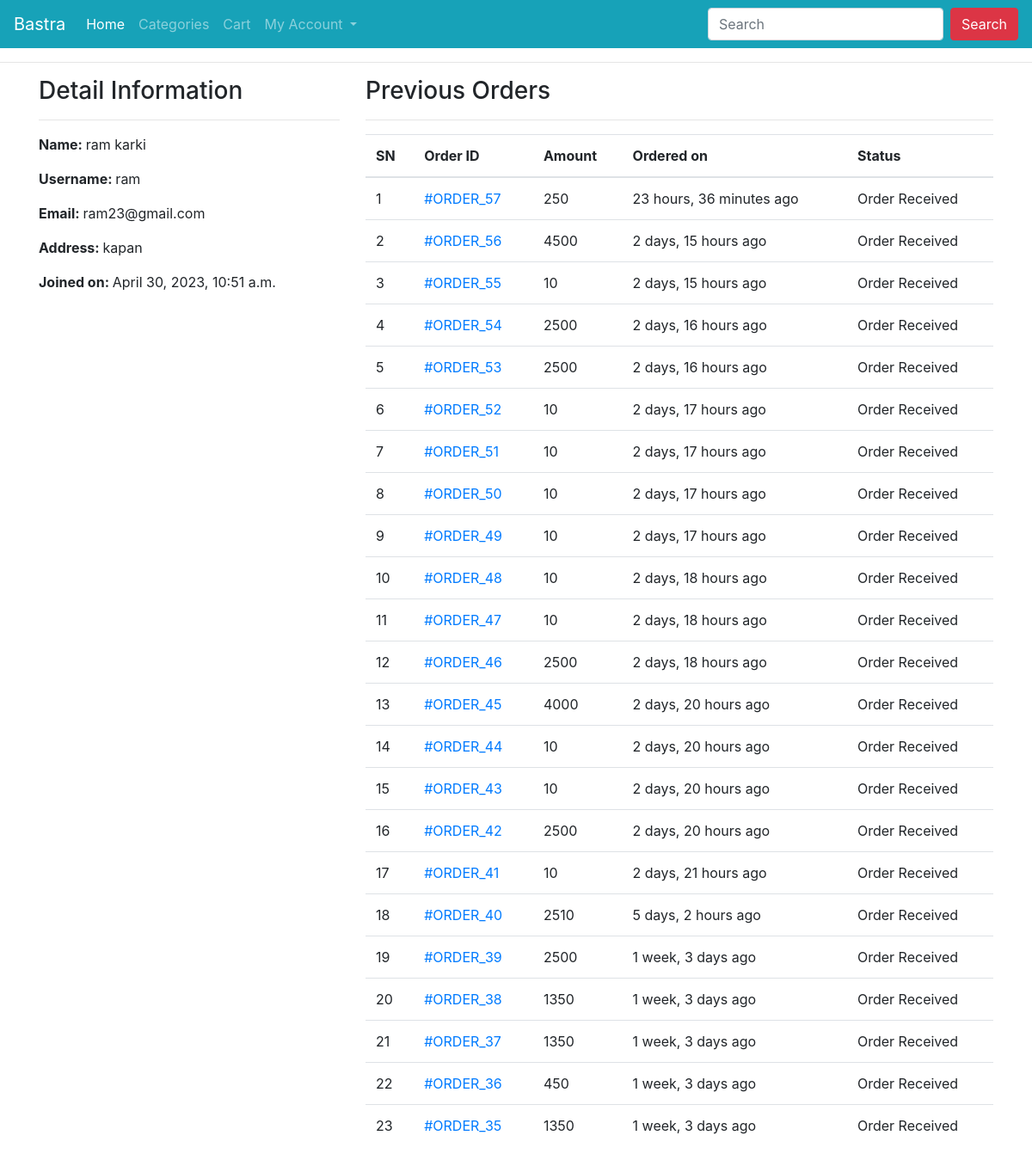
The app's page /profile/ (signed in) with its own data.
### ecomapp/models.py (models this page shows, shortened)
class Customer(models.Model):
    user = models.OneToOneField(User, on_delete=models.CASCADE)
    full_name = models.CharField(max_length=200)
    address = models.CharField(max_length=200, null=True, blank=True)
    joined_on = models.DateTimeField(auto_now_add=True)

class Order(models.Model):
    cart = models.OneToOneField(Cart, on_delete=models.CASCADE)
    ordered_by = models.CharField(max_length=200)
    shipping_address = models.CharField(max_length=200)
    mobile = models.CharField(max_length=10)
    email = models.EmailField(null=True, blank=True)
    subtotal = models.PositiveIntegerField()
    discount = models.PositiveIntegerField()
    total = models.PositiveIntegerField()
    order_status = models.CharField(max_length=50, choices=ORDER_STATUS)
    created_at = models.DateTimeField(auto_now_add=True)
    payment_method = models.CharField(
        max_length=20, choices=METHOD, default="Cash On Delivery")
    payment_completed = models.BooleanField(
        default=False, null=True, blank=True)

### ecomapp/views.py (the view)
# urls.py: path("profile/", CustomerProfileView.as_view(), name="customerprofile"),
class CustomerProfileView(TemplateView):
    template_name = "customerprofile.html"
    def dispatch(self, request, *args, **kwargs):
        if request.user.is_authenticated and Customer.objects.filter(user=request.user).exists():
            pass
        else:
            return redirect("/login/?next=/profile/")
        return super().dispatch(request, *args, **kwargs)
    def get_context_data(self, **kwargs):
        context = super().get_context_data(**kwargs)
        customer = self.request.user.customer
        context['customer'] = customer
        orders = Order.objects.filter(cart__customer=customer).order_by("-id")
        context["orders"] = orders
        return context

### templates/customerprofile.html (shortened to what this page needs)
{% extends 'base.html' %}
{% block content %}
<div class="container">
    <div class="row">
        <div class="col-md-4">
            <h3>Detail Information</h3><hr>
            <p><span class="font-weight-bold">Name: </span> {{customer.full_name}}</p>
            <p><span class="font-weight-bold">Username: </span> {{customer.user.username}}</p>
            <p><span class="font-weight-bold">Email: </span> {{customer.user.email}}</p>
            <p><span class="font-weight-bold">Address: </span> {{customer.address}}</p>
            <p><span class="font-weight-bold">Joined on: </span> {{customer.joined_on}}</p>
        </div>
        <div class="col-md-8">
            <h3>Previous Orders</h3>
            <hr>
            <table class="table">
                <thead>
                    <tr>
                        <th>SN</th>
                        <th>Order ID</th>
                        <th>Amount</th>
                        <th>Ordered on</th>
                        <th>Status</th>
                    </tr>
                </thead>
                <tbody>
                    {% for ord in orders %}
                    <tr>
                        <td>{{forloop.counter}}</td>
                        <td><a href="{% url 'ecomapp:customerorderdetail' ord.pk %}"> #ORDER_{{ord.id}}</a></td>
                        <td>{{ord.total}}</td>
                        <td>{{ord.created_at|timesince}} ago</td>
                        <td>{{ord.order_status}}</td>
                    </tr>
                    {% endfor %}
                </tbody>
            </table>
        </div>
    </div>
</div>
{% endblock %}

### records on screen
Customer: full_name "ram karki", user.username "ram", user.email "ram23@gmail.com", address "kapan", joined_on "April 30, 2023, 10:51 a.m."
Order: id "57", total "250", created_at "23 hours, 36 minutes", order_status "Order Received"
Order: id "56", total "4500", created_at "2 days, 15 hours", order_status "Order Received"
Order: id "55", total "10", created_at "2 days, 15 hours", order_status "Order Received"
Order: id "54", total "2500", created_at "2 days, 16 hours", order_status "Order Received"
Order: id "53", total "2500", created_at "2 days, 16 hours", order_status "Order Received"
Order: id "52", total "10", created_at "2 days, 17 hours", order_status "Order Received"
Order: id "51", total "10", created_at "2 days, 17 hours", order_status "Order Received"
Order: id "50", total "10", created_at "2 days, 17 hours", order_status "Order Received"
Order: id "49", total "10", created_at "2 days, 17 hours", order_status "Order Received"
Order: id "48", total "10", created_at "2 days, 18 hours", order_status "Order Received"
Order: id "47", total "10", created_at "2 days, 18 hours", order_status "Order Received"
Order: id "46", total "2500", created_at "2 days, 18 hours", order_status "Order Received"
Order: id "45", total "4000", created_at "2 days, 20 hours", order_status "Order Received"
Order: id "44", total "10", created_at "2 days, 20 hours", order_status "Order Received"
Order: id "43", total "10", created_at "2 days, 20 hours", order_status "Order Received"
Order: id "42", total "2500", created_at "2 days, 20 hours", order_status "Order Received"
Order: id "41", total "10", created_at "2 days, 21 hours", order_status "Order Received"
Order: id "40", total "2510", created_at "5 days, 2 hours", order_status "Order Received"
Order: id "39", total "2500", created_at "1 week, 3 days", order_status "Order Received"
Order: id "38", total "1350", created_at "1 week, 3 days", order_status "Order Received"
Order: id "37", total "1350", created_at "1 week, 3 days", order_status "Order Received"
Order: id "36", total "450", created_at "1 week, 3 days", order_status "Order Received"
Order: id "35", total "1350", created_at "1 week, 3 days", order_status "Order Received"
